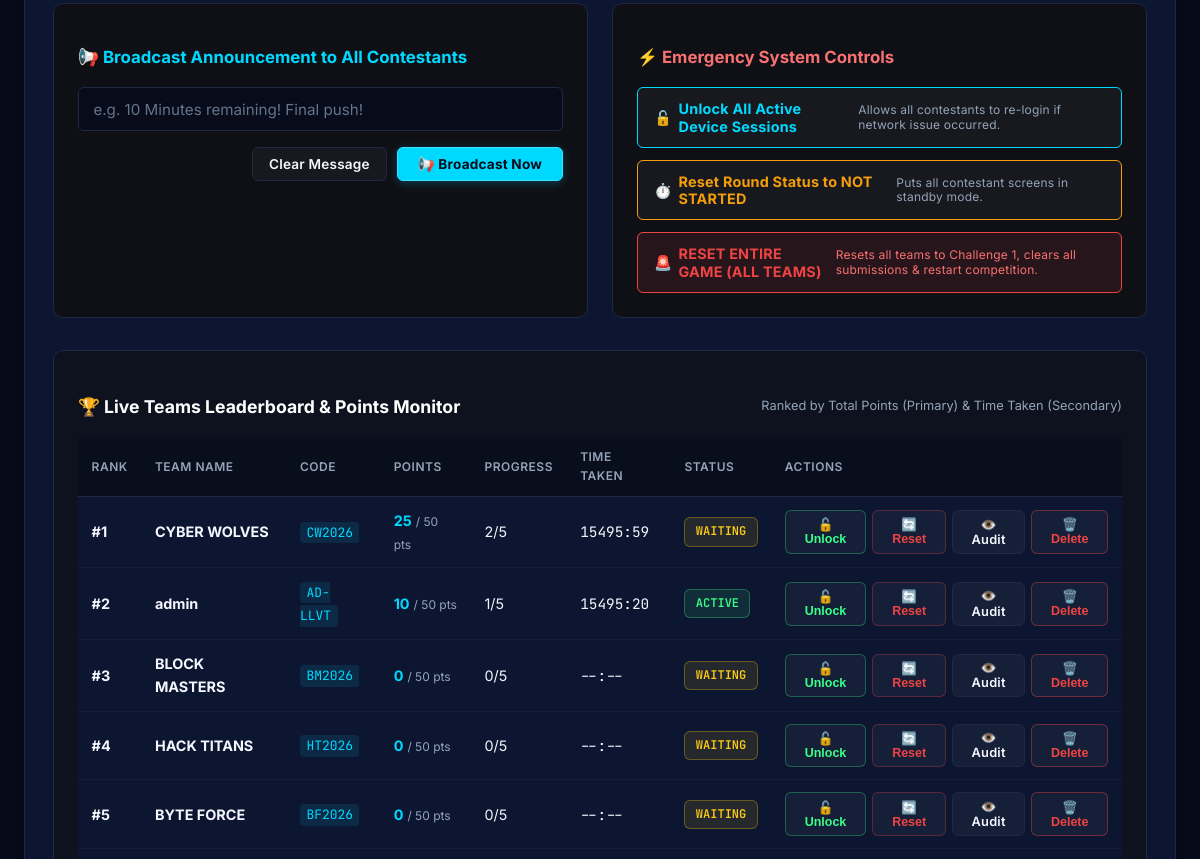
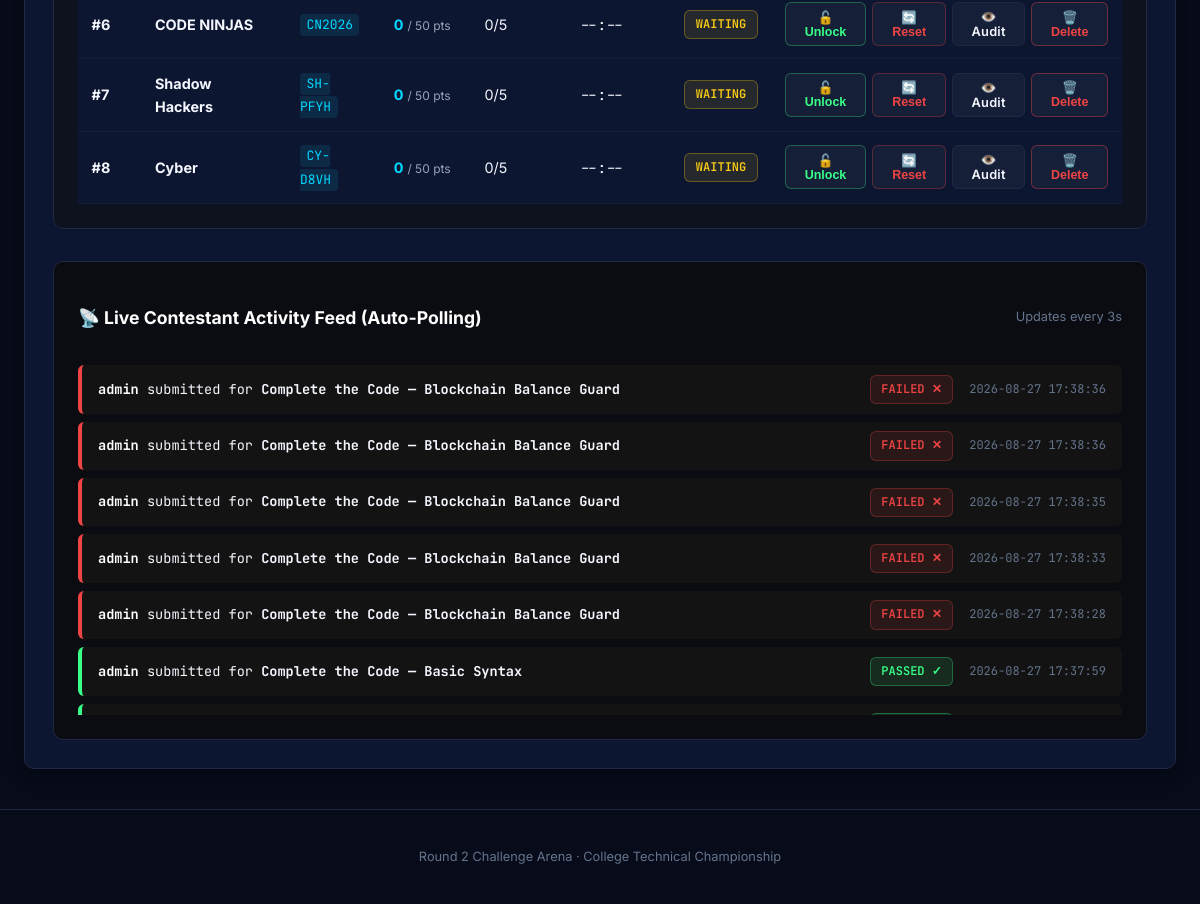
Before: /admin/control-center (signed in, lower part) with the older database file (2 pictures, top to bottom).
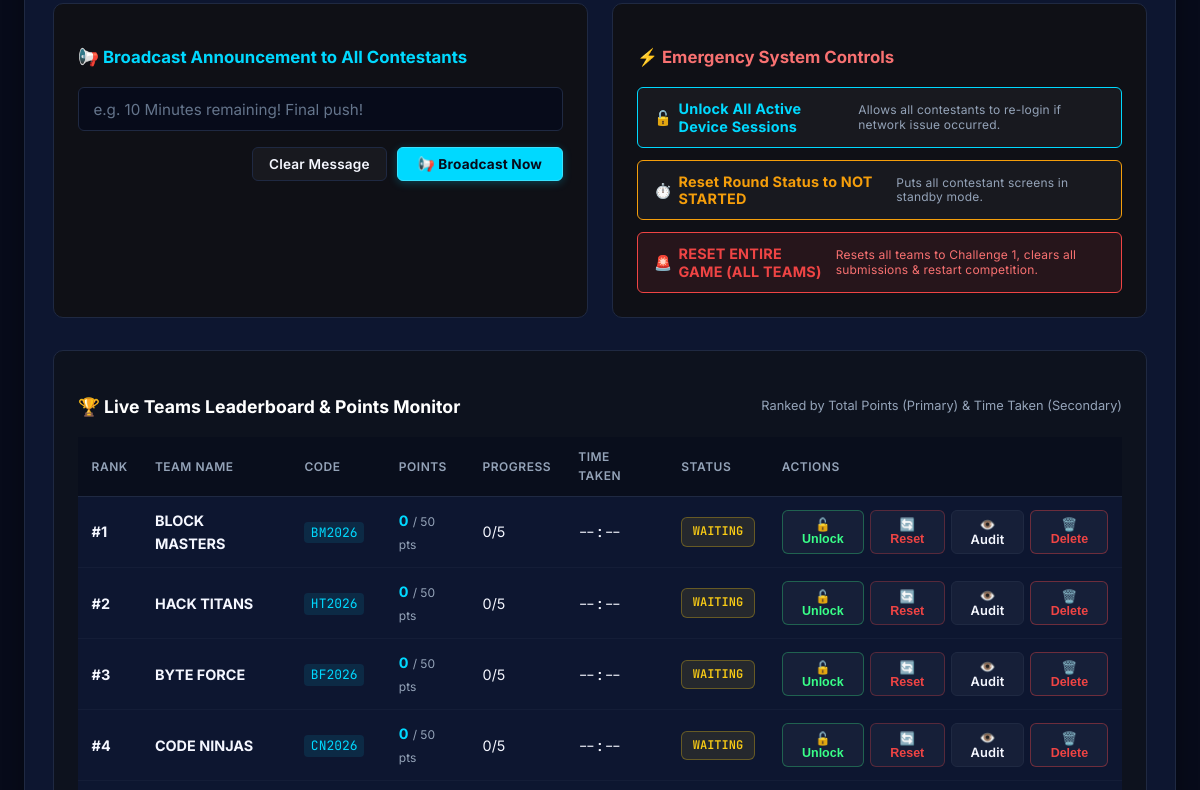
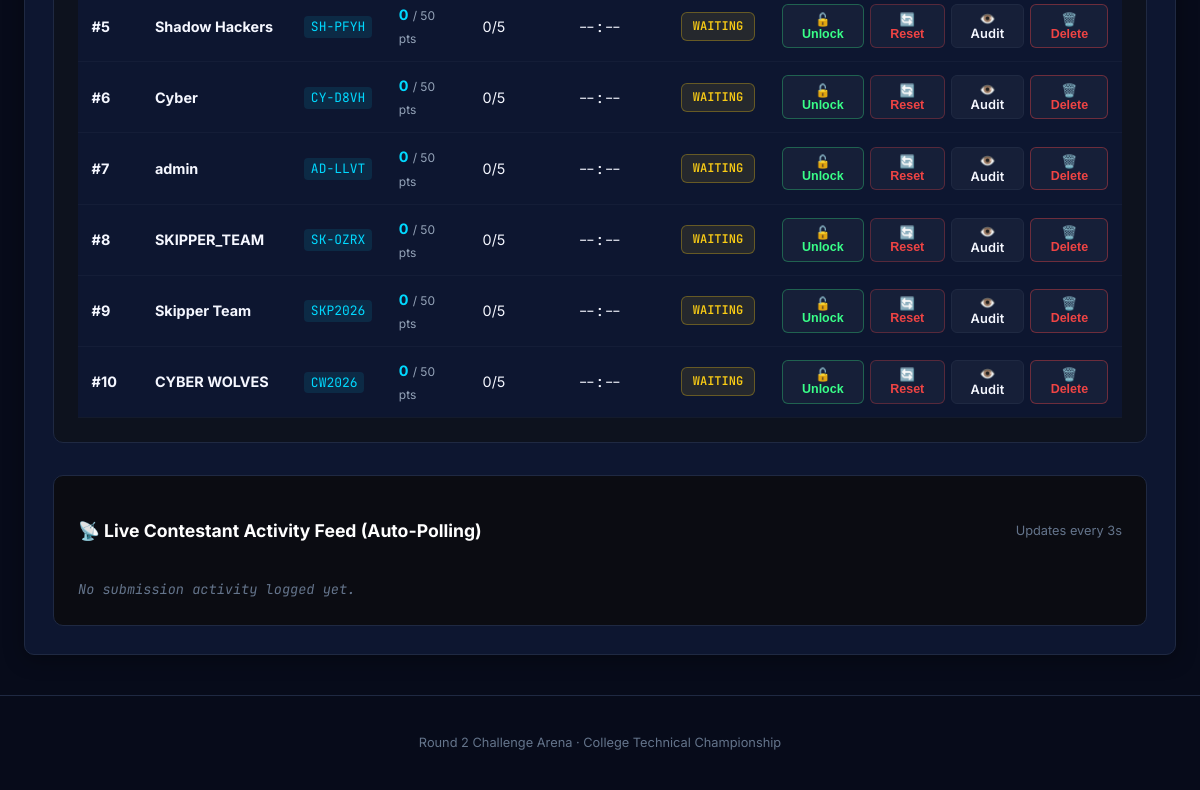
After: the same page with the newer database file (2 pictures, top to bottom).
### tables this page shows
CREATE TABLE teams (
            id INTEGER PRIMARY KEY AUTOINCREMENT,
            team_code TEXT UNIQUE NOT NULL,
            team_name TEXT NOT NULL,
            current_challenge INTEGER DEFAULT 1,
            total_score INTEGER DEFAULT 0,
            start_time TIMESTAMP,
            completion_time TIMESTAMP,
            total_time_seconds INTEGER DEFAULT 0,
            status TEXT DEFAULT 'WAITING',
            created_at TIMESTAMP DEFAULT CURRENT_TIMESTAMP
        , draft_json TEXT DEFAULT '');

CREATE TABLE submissions (
            id INTEGER PRIMARY KEY AUTOINCREMENT,
            team_id INTEGER NOT NULL,
            challenge_id INTEGER NOT NULL,
            submitted_answer TEXT NOT NULL,
            is_correct INTEGER NOT NULL,
            points_earned INTEGER NOT NULL,
            submission_time TIMESTAMP DEFAULT CURRENT_TIMESTAMP,
            FOREIGN KEY (team_id) REFERENCES teams(id) ON DELETE CASCADE,
            FOREIGN KEY (challenge_id) REFERENCES challenges(id) ON DELETE CASCADE
        );

CREATE TABLE challenges (
            id INTEGER PRIMARY KEY,
            title TEXT NOT NULL,
            type TEXT NOT NULL,
            points INTEGER NOT NULL,
            description TEXT,
            code TEXT,
            data_json TEXT NOT NULL
        );

### routes/admin.py (the view)
@admin_bp.route('/admin/control-center')
@admin_required
def control_center():
    SessionModel.clean_expired_sessions()
    teams = LeaderboardModel.get_rankings()
    rankings = teams
    round_status = EventConfigModel.get_round_status()
    announcement = EventConfigModel.get_announcement()
    recent_activity = EventConfigModel.get_recent_activity(limit=15)
    timer_info = EventConfigModel.get_timer_info()
    return render_template('admin_control.html', teams=teams, rankings=rankings, round_status=round_status, announcement=announcement, recent_activity=recent_activity, timer_info=timer_info)

### templates/admin_control.html (shortened to what this page needs)
{% extends 'base.html' %}
{% block content %}
<div class="glass-card" style="max-width: 1200px; margin: 1.5rem auto;">
  <div class="admin-grid" style="grid-template-columns: 1fr 1fr; gap: 1.5rem; margin-bottom: 2rem;">
    <div style="background: rgba(15, 15, 15, 0.8); border: 1px solid var(--code-border); border-radius: var(--radius-md); padding: 1.5rem;">
      <h3 style="font-size: 1.05rem; color: var(--primary-gold); margin-bottom: 1rem; display: flex; align-items: center; gap: 0.5rem;">
        📢 Broadcast Announcement to All Contestants
      </h3>
      <div style="margin-bottom: 1rem;">
        <input type="text" id="announcement-input" class="input-cyber" value="{{ announcement }}" placeholder="e.g. 10 Minutes remaining! Final push!" autocomplete="off">
      </div>
      <div style="display: flex; gap: 10px; justify-content: flex-end;">
        <button class="btn-secondary" onclick="clearAnnouncement()" style="padding: 0.5rem 1rem; font-size: 0.85rem;">Clear Message</button>
        <button class="btn-cyber" onclick="sendAnnouncement()" style="padding: 0.5rem 1.25rem; font-size: 0.85rem;">
          📢 Broadcast Now
        </button>
      </div>
    </div>
    <div style="background: rgba(15, 15, 15, 0.8); border: 1px solid var(--code-border); border-radius: var(--radius-md); padding: 1.5rem;">
      <h3 style="font-size: 1.05rem; color: #f87171; margin-bottom: 1rem; display: flex; align-items: center; gap: 0.5rem;">
        ⚡ Emergency System Controls
      </h3>
      <div style="display: flex; flex-direction: column; gap: 12px;">
        <button class="btn-secondary" onclick="unlockAllTeams()" style="border-color: var(--primary-gold); color: var(--primary-gold); width: 100%; text-align: left; padding: 0.75rem 1rem;">
          🔓 <strong>Unlock All Active Device Sessions</strong>
          <div style="font-size: 0.75rem; color: var(--text-muted); font-weight: normal;">Allows all contestants to re-login if network issue occurred.</div>
        </button>
        <button class="btn-secondary" onclick="setRoundStatus('NOT_STARTED')" style="border-color: #f59e0b; color: #f59e0b; width: 100%; text-align: left; padding: 0.75rem 1rem;">
          ⏱️ <strong>Reset Round Status to NOT STARTED</strong>
          <div style="font-size: 0.75rem; color: var(--text-muted); font-weight: normal;">Puts all contestant screens in standby mode.</div>
        </button>
        <button class="btn-secondary" onclick="resetEntireGame()" style="border-color: #ef4444; color: #ef4444; background: rgba(239,68,68,0.1); width: 100%; text-align: left; padding: 0.75rem 1rem;">
          🚨 <strong>RESET ENTIRE GAME (ALL TEAMS)</strong>
          <div style="font-size: 0.75rem; color: #f87171; font-weight: normal;">Resets all teams to Challenge 1, clears all submissions & restart competition.</div>
        </button>
      </div>
    </div>
  </div>
  <div style="background: rgba(13, 17, 23, 0.7); border: 1px solid var(--code-border); border-radius: var(--radius-md); padding: 1.5rem; margin-bottom: 2rem;">
    <h3 style="font-size: 1.1rem; color: #fff; margin-bottom: 1rem; display: flex; align-items: center; justify-content: space-between; flex-wrap: wrap; gap: 10px;">
      <span>🏆 Live Teams Leaderboard & Points Monitor</span>
      <small style="font-size: 0.8rem; color: var(--text-muted); font-weight: normal;">Ranked by Total Points (Primary) & Time Taken (Secondary)</small>
    </h3>
    <div class="table-responsive">
      <table class="table-cyber" style="margin-top: 0;">
        <thead>
          <tr>
            <th>Rank</th>
            <th>Team Name</th>
            <th>Code</th>
            <th>Points</th>
            <th>Progress</th>
            <th>Time Taken</th>
            <th>Status</th>
            <th>Actions</th>
          </tr>
        </thead>
        <tbody>
          {% for t in teams %}
            <tr>
              <td><strong>#{{ t.rank }}</strong></td>
              <td><strong>{{ t.team_name }}</strong></td>
              <td><code style="color: var(--primary-gold); font-family: var(--font-code);">{{ t.team_code }}</code></td>
              <td><strong style="color: var(--primary-gold);">{{ t.total_score }}</strong> <small style="color: var(--text-muted);">/ 50 pts</small></td>
              <td>
                {% if t.current_challenge > 5 %}
                  {{ t.solved_count }}/5 (Finished)
                {% else %}
                  {{ t.solved_count }}/5
                {% endif %}
              </td>
              <td style="font-family: var(--font-code);">{{ t.formatted_time }}</td>
              <td>
                {% if t.status == 'ACTIVE' %}
                  <span class="badge-status status-active">Active</span>
                {% elif t.status == 'COMPLETED' %}
                  <span class="badge-status status-completed">Completed</span>
                {% else %}
                  <span class="badge-status status-waiting">Waiting</span>
                {% endif %}
              </td>
              <td>
                <div style="display: flex; gap: 6px;">
                  <button class="btn-sm-action btn-unlock" onclick="unlockTeam({{ t.id }})" title="Unlock active device lock">
                    🔓 Unlock
                  </button>
                  <button class="btn-sm-action btn-reset" onclick="resetTeam({{ t.id }})" title="Reset score and back to Challenge 1">
                    🔄 Reset
                  </button>
                  <button class="btn-sm-action btn-secondary" onclick="viewSubmissions({{ t.id }}, '{{ t.team_name }}')" style="padding: 0.35rem 0.6rem; font-size: 0.8rem;">
                    👁️ Audit
                  </button>
                  <button class="btn-sm-action btn-reset" onclick="deleteTeam({{ t.id }}, '{{ t.team_name }}')" title="Permanently delete team from database" style="border-color: rgba(239, 68, 68, 0.4); color: #ef4444;">
                    🗑️ Delete
                  </button>
                </div>
              </td>
            </tr>
          {% endfor %}
        </tbody>
      </table>
    </div>
  </div>
  <div style="background: rgba(10, 10, 10, 0.8); border: 1px solid var(--code-border); border-radius: var(--radius-md); padding: 1.5rem;">
    <div style="display: flex; align-items: center; justify-content: space-between; margin-bottom: 1rem;">
      <h3 style="font-size: 1.1rem; color: #fff; display: flex; align-items: center; gap: 0.5rem;">
        📡 Live Contestant Activity Feed (Auto-Polling)
      </h3>
      <span style="font-size: 0.8rem; color: var(--text-dim);">Updates every 3s</span>
    </div>
    <div id="live-telemetry-feed" style="display: flex; flex-direction: column; gap: 8px; max-height: 350px; overflow-y: auto; font-family: var(--font-code); font-size: 0.85rem;">
      {% if recent_activity %}
        {% for act in recent_activity %}
          <div style="background: rgba(20, 20, 20, 0.9); padding: 0.6rem 1rem; border-radius: 6px; border-left: 4px solid {% if act.is_correct %}var(--accent-green){% else %}var(--accent-red){% endif %}; display: flex; align-items: center; justify-content: space-between;">
            <div>
              <strong style="color: #fff;">{{ act.team_name }}</strong> submitted for <strong>{{ act.challenge_title }}</strong>
            </div>
            <div style="display: flex; align-items: center; gap: 1rem;">
              <span class="badge-status {% if act.is_correct %}status-active{% else %}status-locked{% endif %}" style="font-size: 0.75rem;">
                {% if act.is_correct %}PASSED ✓{% else %}FAILED ✕{% endif %}
              </span>
              <span style="color: var(--text-dim); font-size: 0.75rem;">{{ act.submission_time }}</span>
            </div>
          </div>
        {% endfor %}
      {% else %}
        <em style="color: var(--text-dim);">No submission activity logged yet.</em>
      {% endif %}
    </div>
  </div>
</div>
{% endblock %}

### templates/base.html (shortened to what this page needs)
<!DOCTYPE html>
<html lang="en">
<head>
  <link rel="stylesheet" href="{{ url_for('static', filename='css/style.css') }}?v=6.0">
  <link rel="stylesheet" href="{{ url_for('static', filename='css/drag_drop.css') }}?v=6.0">
  <link rel="stylesheet" href="{{ url_for('static', filename='css/admin.css') }}?v=6.0">
</head>
<body class="{% if not request.path.startswith('/admin') %}contestant-mode{% endif %}">
      {% set is_admin_page = request.path.startswith('/admin') %}
      {% set is_auth_page = request.path in ['/', '/login', '/admin/login'] %}
  {% set is_admin_route = request.path.startswith('/admin') or session.get('is_admin') %}
  {% set is_auth_route = request.path in ['/', '/login', '/admin/login'] %}
  {% set show_player_lock = not is_admin_route and not is_auth_route %}
  <main class="main-container">
    {% block content %}{% endblock %}
  </main>
  <footer>
    <p>Round 2 Challenge Arena · College Technical Championship</p>
  </footer>
</body>
</html>

Changed rows visible on the page:
removed teams: rank "1", team_name "CYBER WOLVES", team_code "CW2026", total_score "25", solved_count "2", formatted_time "15495:59", status "WAITING"
removed submissions: team_name "admin", challenge_title "Complete the Code — Blockchain Balance Guard", is_correct "FAILED ✕", submission_time "2026-08-27 17:38:36"
removed submissions: team_name "admin", challenge_title "Complete the Code — Blockchain Balance Guard", is_correct "FAILED ✕", submission_time "2026-08-27 17:38:36"
removed submissions: team_name "admin", challenge_title "Complete the Code — Blockchain Balance Guard", is_correct "FAILED ✕", submission_time "2026-08-27 17:38:35"
removed submissions: team_name "admin", challenge_title "Complete the Code — Blockchain Balance Guard", is_correct "FAILED ✕", submission_time "2026-08-27 17:38:33"
removed submissions: team_name "admin", challenge_title "Complete the Code — Blockchain Balance Guard", is_correct "FAILED ✕", submission_time "2026-08-27 17:38:28"
removed submissions: team_name "admin", challenge_title "Complete the Code — Basic Syntax", is_correct "PASSED ✓", submission_time "2026-08-27 17:37:59"
computed for teams "BLOCK MASTERS": rank "3" → "1"
computed for teams "HACK TITANS": rank "4" → "2"
computed for teams "BYTE FORCE": rank "5" → "3"
computed for teams "CODE NINJAS": rank "6" → "4"
computed for teams "Shadow Hackers": rank "7" → "5"
computed for teams "Cyber": rank "8" → "6"
changed teams "admin": rank "2" → "7"; total_score "10" → "0"; solved_count "1" → "0"; formatted_time "15495:20" → "--:--"; status "ACTIVE" → "WAITING"; moves down the list
added teams: rank "8", team_name "SKIPPER_TEAM", team_code "SK-OZRX", total_score "0", solved_count "0", formatted_time "--:--", status "WAITING"
added teams: rank "9", team_name "Skipper Team", team_code "SKP2026", total_score "0", solved_count "0", formatted_time "--:--", status "WAITING"
added teams: rank "10", team_name "CYBER WOLVES", team_code "CW2026", total_score "0", solved_count "0", formatted_time "--:--", status "WAITING"
Other visible differences:
text now shown: "No submission activity logged yet."
